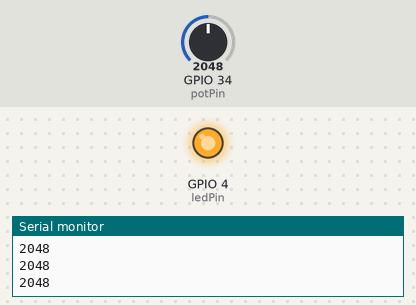
This sketch was run on a simulated ESP32. On the bench: output pins drawn as LEDs (lit = HIGH), the last lines printed to the serial monitor. The inputs (shaded band) are chosen by the test bench; at power-on: GPIO 34 (potPin) = 2048.

Above: at 2.2 s.
2.3 s: GPIO 34 (potPin) set to 0
At 2.9 s:
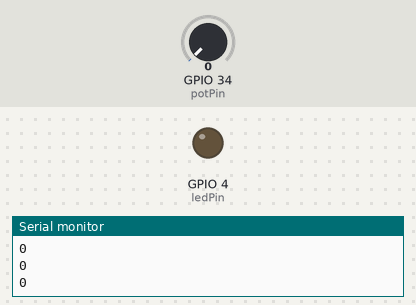
3.8 s: GPIO 34 (potPin) set to 491
At 4.1 s:
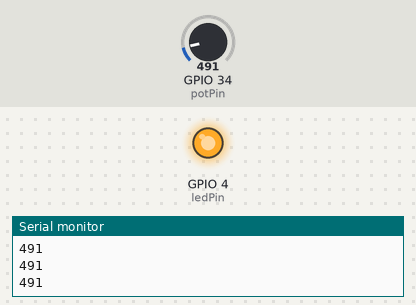
Timing chart, 0 to 6.8 s (numbered marks = the images above; inputs shaded):
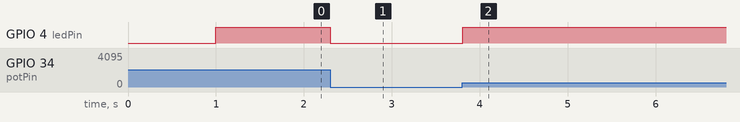

The sketch:

analog_value.ino
```cpp
const int potPin = 34;
const int ledPin = 4;

int potValue = 0;


void setup() {
  Serial.begin(115200);
  delay(1000);
  pinMode(ledPin, OUTPUT);
}

void loop() {
  potValue = analogRead(potPin);
  Serial.println(potValue);

  analogWrite(ledPin, potValue);
  delay(100);
}
```

Measured:
- after the input at 2.3 s, GPIO 4 (ledPin): HIGH → LOW at once
- after the input at 3.8 s, GPIO 4 (ledPin): LOW → HIGH at once
